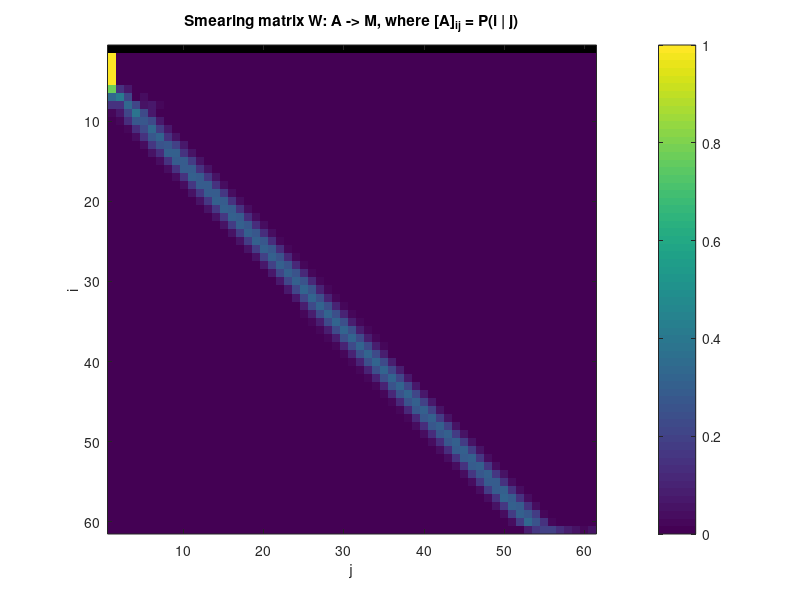
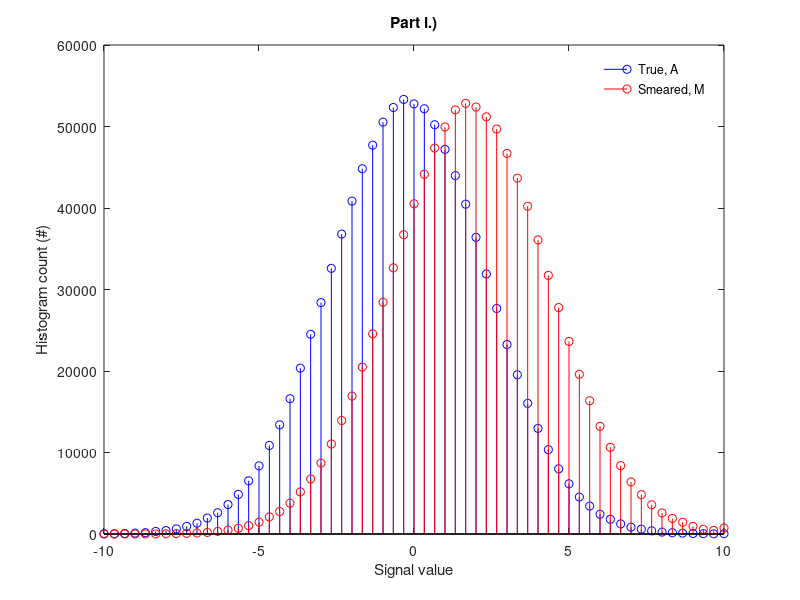
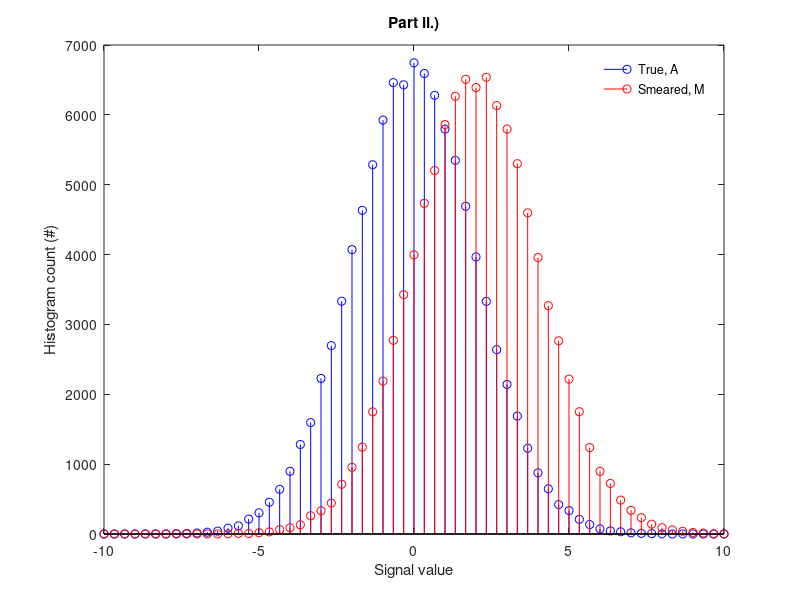
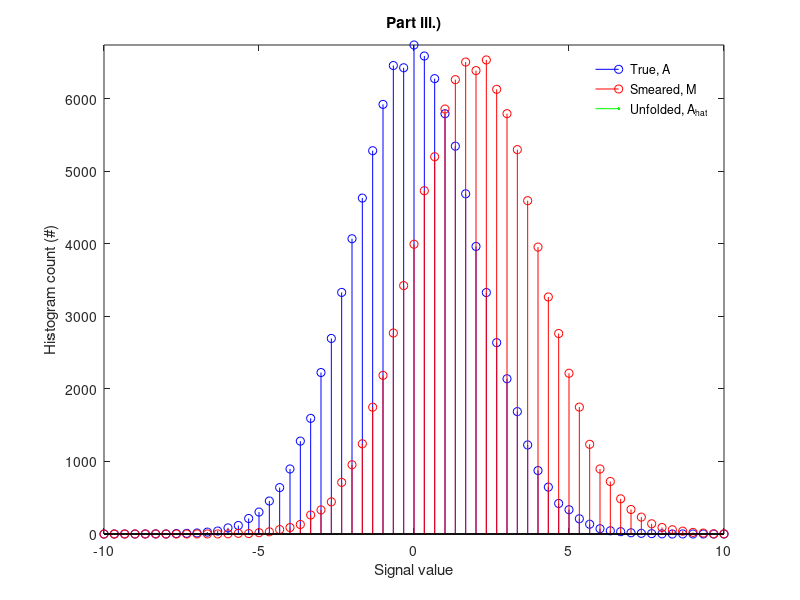

Here is the MATLAB script that generated these plots, in order:
% Statistical Methods in Physics Spring 2014
% University of Helsinki
%
% Exercise 10
% Mikael Mieskolainen

% Histogram unfolding example using simple Tikhonov regularization
% approach. Method does not enforce explicitly non-negativity of
% the estimated histogram, but works here for demonstration purposes.

clear; close all;

% ------------------------------------------------------------------------
% Signal model:   m = a + s, where s is noise, m is measurement, a is
%                            original signal
% 
% Folded mapping: M = W*A, where M and A are histogram vectors and W is
%                          the system (smearing) matrix
% 
% Technical note! Signal model above is not per se "smearing", but just
% additive noise model. However, it can be interpreted as
% smearing ~ convolution of the corresponding probability distributions:
% 
% "The probability distribution of the sum of two or more
% independent random variables is the convolution of their individual
% distributions."
% - en.wikipedia.org/wiki/Convolution_of_probability_distributions
%
% Thus:     pdf(m) = pdf(a + s)
%       <=> pdf(m) = pdf(a) (*) pdf(s), where (*) denotes convolution
%
% And this makes this problem a deconvolution problem, because in this
% case we want to solve the pdf(a), not the actual signal vector a.
% That would be a denoising problem!
% ------------------------------------------------------------------------


%% i.) The "Monte Carlo simulation" part

% ------------------------------------------------------------------------
% 1. Simulate measurements

a = randn(1000000,1)*2.5 - 0.2;   % Create original "true" signal a
s = randn(1000000,1)*0.4 + 2.0;   % Create additive noise signal s
m = a + s;                        % Create simulated measurement m

% ------------------------------------------------------------------------
% 2. Calculate histograms (distributions), A and M

bins = -10:1/3:10;

% Now create histograms, could be normalized if wanted by: X / sum(X(:))
A = hist(a, bins)';
M = hist(m, bins)';

% ------------------------------------------------------------------------
% 3. Calculate system characterization (smearing) matrix W

% Two-dimensional histogram
W = hist3([m a], {bins, bins});

% Normalize each row
for i = 1:size(W,1)
    W(i,:) = W(i,:) / sum(W(i,:));
end;

figure;
imagesc(W);
xlabel('j');
ylabel('i');
title('Smearing matrix W: A -> M, where [A]_{ij} = P(i | j)');
colorbar;
axis square;

figure;
stem(bins, A, 'b'); hold on;
stem(bins, M, 'r');

legend('True, A', 'Smeared, M'); legend('boxoff');
xlabel('Signal value');
ylabel('Histogram count (#)');
title('Part i.)');


%% ii.) The "measurement" part

a = randn(100000,1)*2.0 + 0.0;
s = randn(100000,1)*0.4 + 2.0;
m = a + s; % smearing
A = hist(a, bins)';
M = hist(m, bins)';

figure;
stem(bins, A, 'b'); hold on;
stem(bins, M, 'r');

legend('True, A', 'Smeared, M'); legend('boxoff');
xlabel('Signal value');
ylabel('Histogram count (#)');
title('Part ii.)');


%% iii.) The "unfolding the measurement" part

% Solve the unfolding problem inv(W) : M -> A

% Solve "unfolding" by classic Tikhonov regularization
% M = W*A  <=>  A_hat = pinv(W)*M,
% where pinv() is the pseudoinverse operator with regularization term

lambda = 0.02; % Regularization strength, play with this, might fail

% Construct second order derivative (finite difference) matrix,
% i.e. curvature, to induce explicit smoothness into the solution
L = zeros(length(M));
for i = 1:size(L,1)-2
   L(i,i:i+2) = [1 -2 1];
end
%L = eye(length(M));

% Signal covariance matrix
V = eye(length(M));

% http://www.desy.de/~blobel/school_march10.pdf
% \ operator does not work here, use standard inv()
A_hat = inv(W'*V*W + lambda*(L'*L)) * W'*V * M; % <- MAGIC HAPPENS!

% RMSE between distributions
fprintf('iii.) RMSE before unfolding: %0.1f, after unfolding: %0.1f \n', ...
        sqrt(mean((M - A).^2)), sqrt(mean((A_hat - A).^2)));

% Plot all
figure;
stem(bins, A, 'b'); hold on;
stem(bins, M, 'r');
stem(bins, A_hat, 'g.-');
axis tight;

legend('True, A', 'Smeared, M', 'Unfolded, A_{hat}'); legend('boxoff');
xlabel('Signal value'); ylabel('Histogram count (#)'); title('Part iii.)');


% Comments: I avoided using the same mapping W in the inverse simulation,
% because then we would have done the so-called "inverse crime" simulation,
% i.e. that's why I used different noise realization in ii.) than in
% i.) where we estimated the mapping W. Makes the problem more realistic
% and the inversion more unstable.

